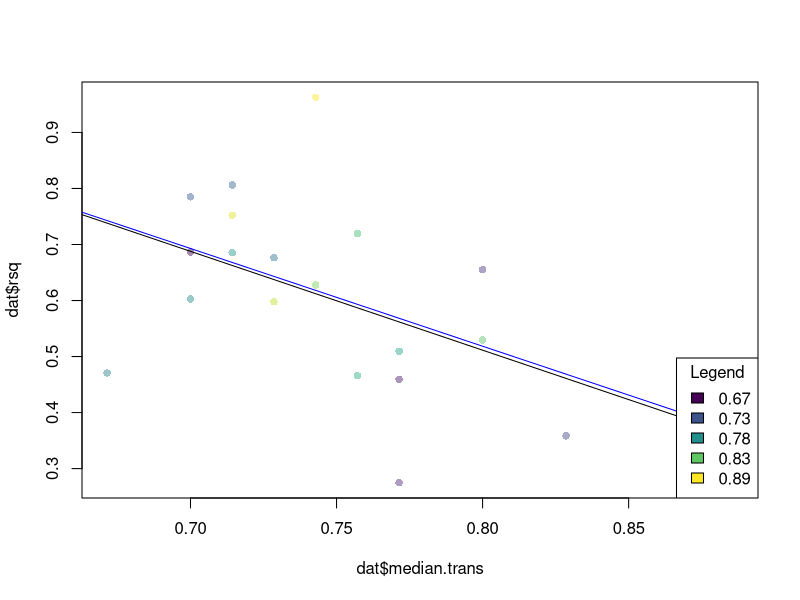
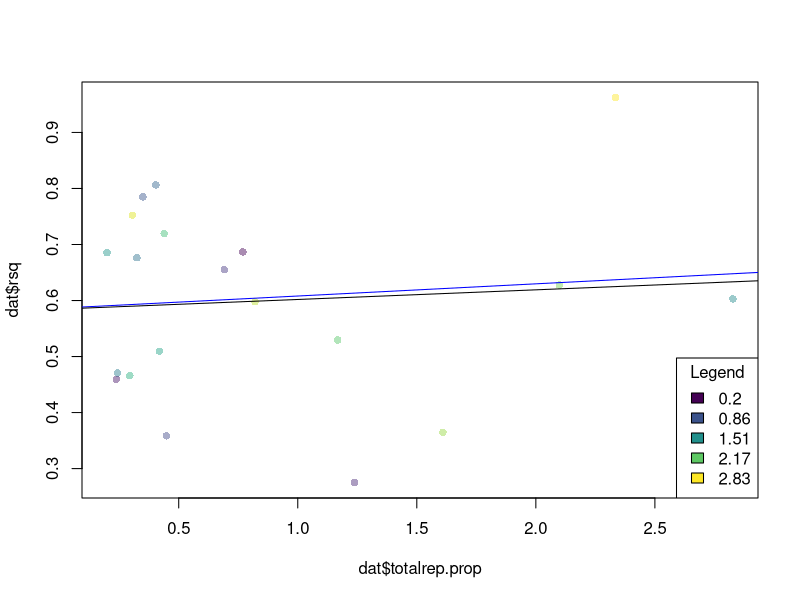
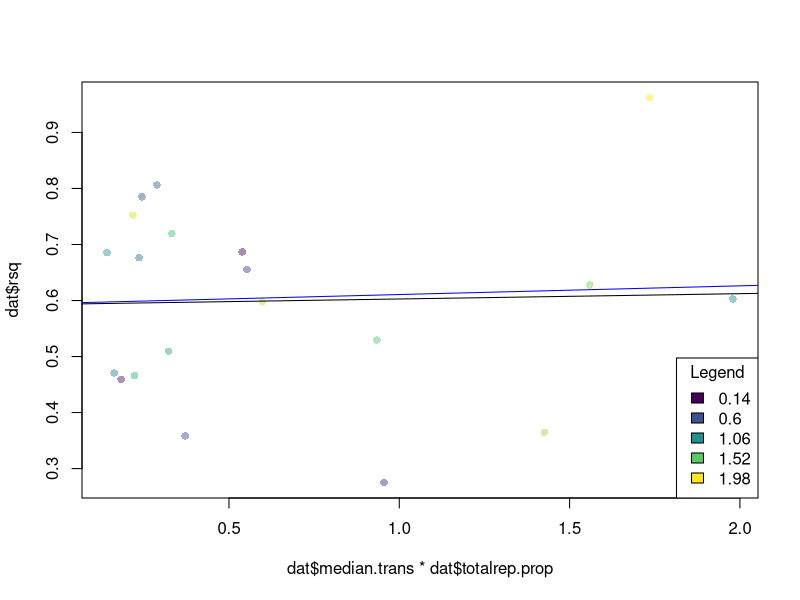
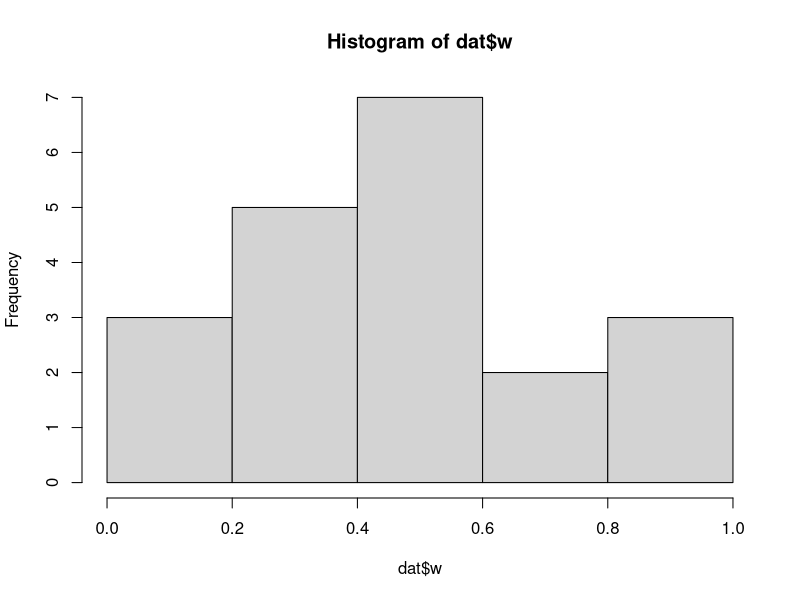
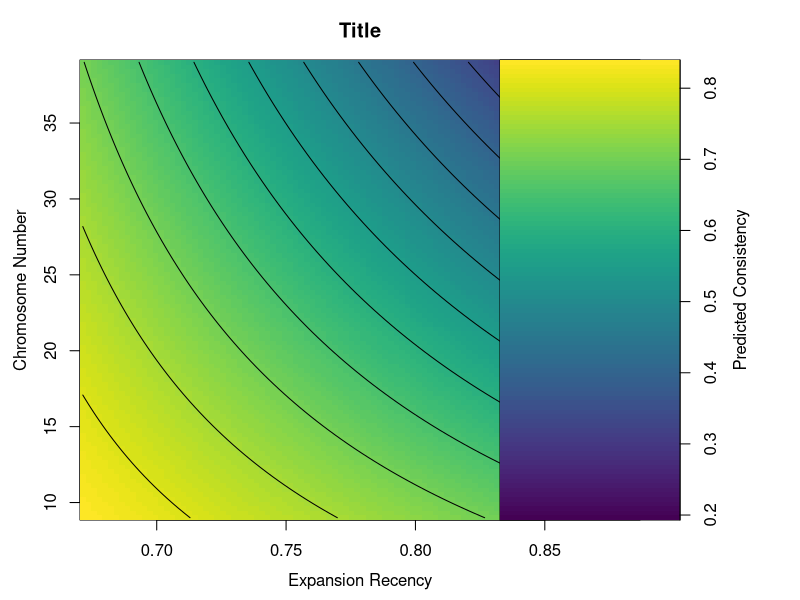

These charts were generated, in order, by the following R code:

# note: new parsing method kept 20 mammals and rsq~transformed median has slope -1.7443 and p value 0.01840; no need to exponentiate weights
# the 20 mammals consist of 5 Artiodactyla,   
# 4 Carnivora, 
# 1 Didelphimorphiam, 
# 2 Perissodactyla, 
# 6 Primates,
# 1 Probosciea, 
# and 1 Rodentia
# what about other clades?


# Model for mammals

library(viridis)
# transform results
dat <- read.csv("../results/parsed.csv")
d <- dat
dat <- dat[!duplicated(dat$species), ]
dat <- dat[!is.na(dat$chromnum.1n), ]
dat$median.trans <- 1 - (dat$median/70)
dat$totalrep.prop <- dat$totalrep.pct * 0.01
contigs <- c()
for (h in dat$species) {
  sub <- d[d$species == h, ]
  contigs <- c(contigs, nrow(sub))
}
dat$contigs <- contigs

# subset data
dat <- na.omit(dat[, c("species", "rsq", "class", "order", "family", "clade", "median.trans", "totalrep.prop", "chromnum.1n", "est.gnsz.Mbp", "asmblysize.Mbp", "contigs")])
dat <- dat[dat$clade == "Mammalia", ]

# marsupials?
mars <- c()
for (g in 1:nrow(dat)) {
  if (dat[g, ]$order %in% c("Didelphimorphia", 
                            "Paucituberculata", 
                            "Microbiotheria",
                            "Dasyuromorphia", 
                            "Notoryctemorphia",
                            "Peramelemorphia", 
                            "Diprotodontia")){
    mars <- c(mars, TRUE)
    
  } else {
    mars <- c(mars, FALSE)
  }
}
dat$mars <- mars

# remove assembly with bloated assembly size
dat <- dat[dat$species != "Callithrix jacchus", ]

# assign weights; weights approach 1 as assembly sizes approach genome sizes. weights tend toward 0 as assembly sizes deviate from genome sizes
dat$w <- 1 - (abs(dat$asmblysize.Mbp - dat$est.gnsz.Mbp) / dat$est.gnsz.Mbp)

# marsupials
mars <- dat[, c("species", "mars", "rsq", "order")]
mars <- mars[mars$order != "Monotrema", ]
obs.diff <- mean(mars[mars$mars == TRUE, ]$rsq) - mean(mars[mars$mars == FALSE, ]$rsq)
null.diff <- c()
for (f in 1:10000) {
  null <- sample(mars)
  null.diff <- c(null.diff, mean(null[null$mars == TRUE, ]$rsq) - mean(null[null$mars == FALSE, ]$rsq))
}
p <- mean(abs(null.diff) >= abs(obs.diff))
print(paste0("p = ", p))
# nope




# median
cols <- viridis(length(unique(dat$w)), alpha = 0.45)[as.factor(dat$w)]
plot(dat$median.trans, 
     dat$rsq,
     col = cols,
     pch = 16)
abline(glm(dat$rsq ~ dat$median.trans, weights = dat$w), col = "blue")
abline(glm(dat$rsq ~ dat$median.trans))
legend("bottomright", 
       legend = round(seq(min(dat$median.trans), max(dat$median.trans), length.out = 5), 2), 
       fill = viridis(5), 
       title = "Legend")

# totsl repeat
plot(dat$totalrep.prop, 
     dat$rsq,
     col = cols,
     pch = 16)
abline(glm(dat$rsq ~ dat$totalrep.prop, weights = dat$w), col = "blue")
abline(glm(dat$rsq ~ dat$totalrep.prop))
legend("bottomright", 
       legend = round(seq(min(dat$totalrep.prop), max(dat$totalrep.prop), length.out = 5), 2), 
       fill = viridis(5), 
       title = "Legend")

# product of total repeat and median
plot(dat$median.trans * dat$totalrep.prop,  
     dat$rsq,
     col = cols,
     pch = 16)
term <- dat$median.trans * dat$totalrep.prop
abline(glm(dat$rsq ~ term, weights = dat$w), col = "blue")
abline(glm(dat$rsq ~ term))
legend("bottomright", 
       legend = round(seq(min(dat$median.trans * dat$totalrep.prop), max(dat$median.trans * dat$totalrep.prop), length.out = 5), 2), 
       fill = viridis(5), 
       title = "Legend")









# average number of complete genomes
sum(dat$w)

# add an exponent to emphasize high quality genomes
dat$w <- dat$w^5

sum(dat$w)
hist(dat$w)

# model
model <- glm(rsq ~ chromnum.1n + median.trans + median.trans:chromnum.1n, weights = dat$w, data = dat)

# generate model predictions and format results
x <- seq(min(dat$median.trans), max(dat$median.trans), length.out = 100)
y <- seq(min(dat$chromnum.1n), max(dat$chromnum.1n), length.out = 100)
grid <- expand.grid(median.trans = x, chromnum.1n = y)
grid$rsq <- predict(model, newdata = grid, type = "response")
z <- matrix(grid$rsq, nrow = length(x), ncol = length(y))

# plot
par(mar = c(4, 4, 3, 8))
image(x = x, 
      y = y, 
      z = z, 
      col = viridis(100), 
      xlab = "",
      ylab = "",
      main = "Title")
mtext("Expansion Recency", side=1, line=2.5)
mtext("Chromosome Number", side=2, line=2.5)
contour(x, 
        y, 
        z, 
        add = TRUE,
        col = "black", 
        lwd = 1,
        drawlabels = FALSE)
par(new = TRUE)
par(mar = c(4, 25, 3, 6))
z_range <- seq(min(z), max(z), length.out = 100)
image(1, 
      z_range, 
      t(matrix(z_range)), 
      col = viridis(100), 
      xaxt = "n",
      yaxt = "n", 
      xlab = "", 
      ylab = "")
axis(4, at = pretty(z_range), labels = round(pretty(z_range), 2))
mtext("Predicted Consistency", side=4, line=2.5)
par(mar = c(5.1, 4.1, 4.1, 2.1))





# group species by very low chromosome numbers or very complete genomes
wgroup <- chromgroup <- c()
for (i in 1:nrow(dat)) {
  if (dat[i, ]$w >= 0.95) {
    wgroup <- c(wgroup, T)
  } else {
    wgroup <- c(wgroup, F)
  }
  if (dat[i, ]$chromnum.1n <= 10) {
    chromgroup <- c(chromgroup, T)
  } else {
    chromgroup <- c(chromgroup, F)
  }
}

# tests
dat$wgroup <- wgroup
dat$chromgroup <- chromgroup
wilcox.test(w ~ chromgroup, data = dat)
